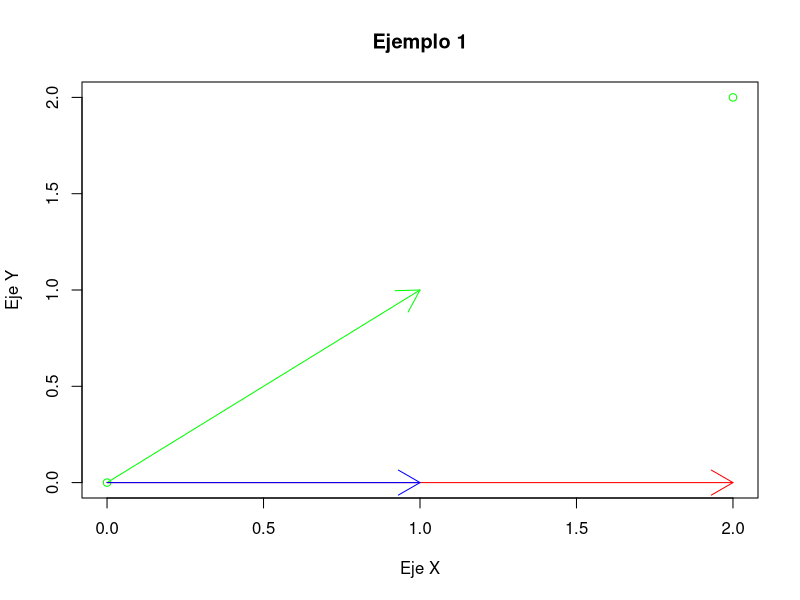
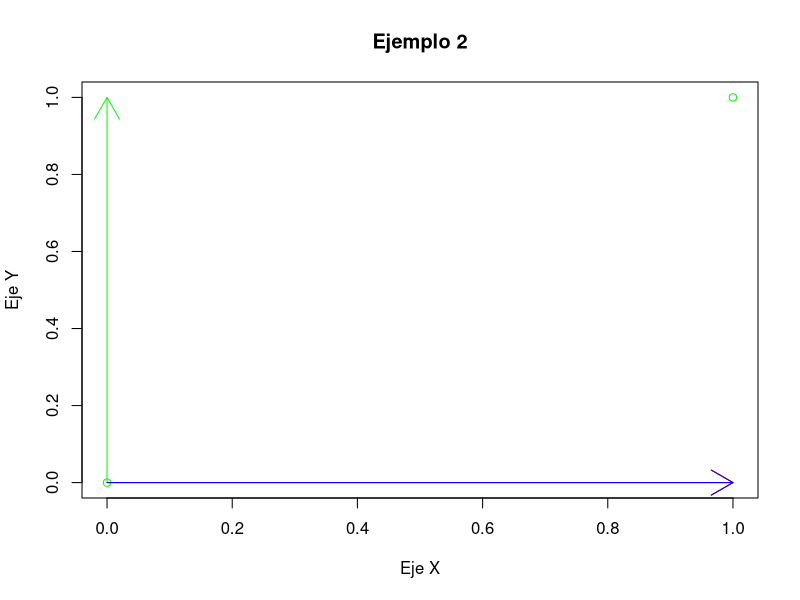
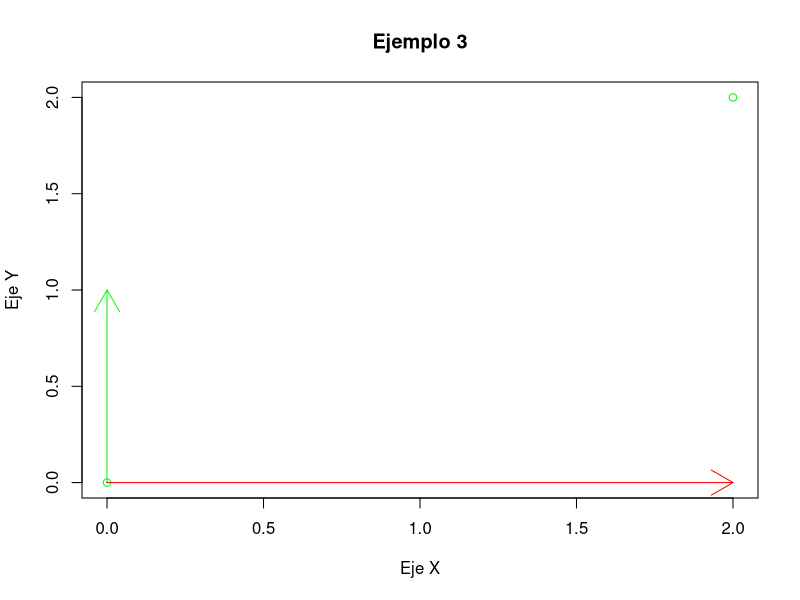

R code for these plots, in order:

#Este codigo es desarrollado como complemento de los ejercicios del canal 
#de youtube.

# Ayúdanos con esta iniciativa. Suscríbete a Mathoidea:
# https://www.youtube.com/channel/UCqlHgSXsUWDiymTzoR8VL2A

#Aqui se prueba la formula de projeccion para tres casos en un espacio bidimensional

##################################################################################

#Ejemplo 1 : Caso simple del calculo del vector y=(1,1)' sobre el vector x=(1,0)'

alpha <- 2

y<-matrix(c(1,1), byrow = TRUE, ncol = 1)
x<-matrix(c(1,0), byrow = TRUE, ncol = 1)
x <- alpha * x

plot(c(0,2),c(0,2),col="green",main="Ejemplo 1",xlab="Eje X", ylab = "Eje Y")
arrows(0,0,1,1,col="green")  #vector y
arrows(0,0,2,0,col="red") # vector x
arrows(0,0,1,0,col="blue") # projeccion de y sobre x


proy_x_y_1 <-  (  (as.numeric(t(y) %*% x)) / as.numeric( t(x) %*% x )   ) *x

#la norma de proy_x_y_1 es:

norm_proy_x_y_1 <- sqrt(t(proy_x_y_1) %*% proy_x_y_1)



##################################################################################

#Ejemplo 2 : Caso simple del calculo del vector y=(0,1)' sobre el vector x=(1,0)'

alpha <- 1

y<-matrix(c(0,1), byrow = TRUE, ncol = 1)
x<-matrix(c(1,0), byrow = TRUE, ncol = 1)
x <- alpha * x

plot(c(0,1),c(0,1),col="green",main="Ejemplo 2",xlab="Eje X", ylab = "Eje Y")
arrows(0,0,0,1,col="green")  #vector y
arrows(0,0,1,0,col="red") # vector x
arrows(0,0,1,0,col="blue") # projeccion de y sobre x


proy_x_y_2 <-  (  (as.numeric(t(y) %*% x)) / as.numeric( t(x) %*% x )   ) *x

#la norma de proy_x_y_2 es:

norm_proy_x_y_2 <- sqrt(t(proy_x_y_2) %*% proy_x_y_2)
##################################################################################

#Ejemplo 3 : Caso simple del calculo del vector y=(1,0)' sobre el vector x=(1,0)'

alpha <- 2

y<-matrix(c(0,1), byrow = TRUE, ncol = 1)
x<-matrix(c(0,1), byrow = TRUE, ncol = 1)
x <- alpha * x

plot(c(0,2),c(0,2),col="green",main="Ejemplo 3",xlab="Eje X", ylab = "Eje Y")
arrows(0,0,0,1,col="green")  #vector y
arrows(0,0,2,0,col="red") # vector x
arrows(0,0,0,0,col="blue") # projeccion de y sobre x

proy_x_y_3 <-  (  (as.numeric(t(y) %*% x)) / as.numeric( t(x) %*% x )   ) *x

#la norma de proy_x_y_3 es:

norm_proy_x_y_3 <- sqrt(t(proy_x_y_3) %*% proy_x_y_3)

##################################################################################





